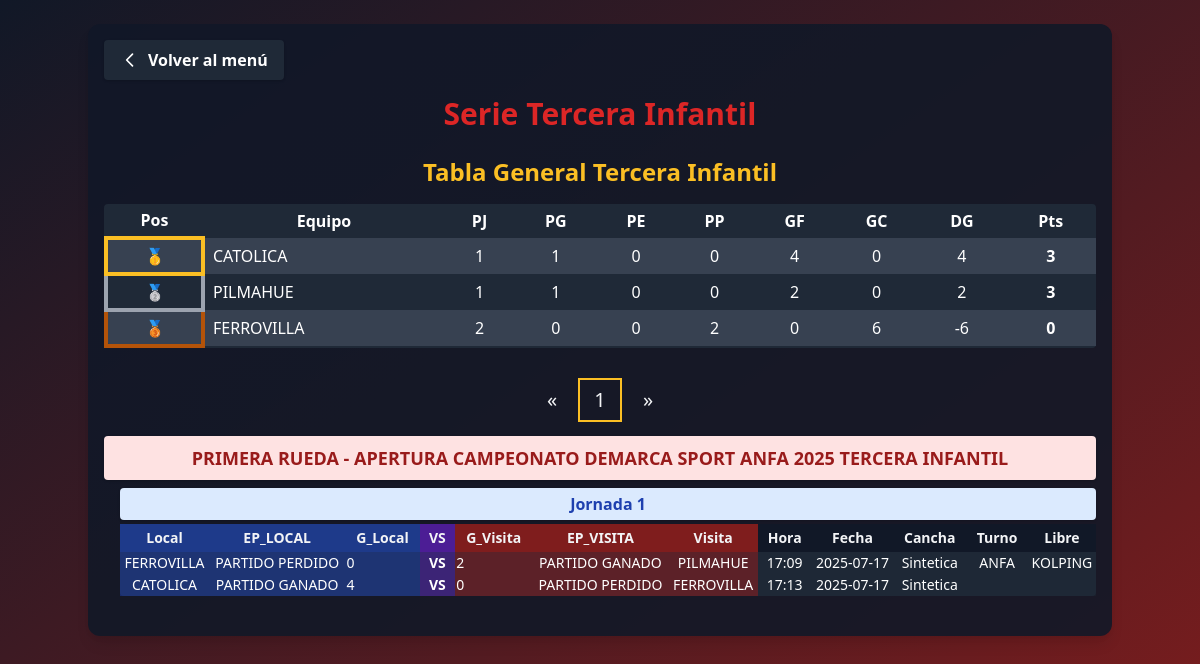
The page /serie_tercera_infantil/ on the database its author committed.
### app_main/models.py (models this page shows, shortened)
class Clubes(models.Model):
    club = models.CharField(max_length=100, unique=True)
    super_seniors = models.BooleanField(default=False)
    seniors = models.BooleanField(default=False)
    honor = models.BooleanField(default=False)
    segunda_honor = models.BooleanField(default=False)
    juveniles = models.BooleanField(default=False)
    primera_infantil = models.BooleanField(default=False)
    segunda_infantil = models.BooleanField(default=False)
    tercera_infantil = models.BooleanField(default=False)
    femenino = models.BooleanField(default=False)
    def __str__(self):
        return self.club

class Fase(models.Model):
    nombre = models.CharField(max_length=100, unique=True)

class Jornada(models.Model):
    fase = models.ForeignKey(Fase, on_delete=models.CASCADE, related_name='jornadas')
    nombre = models.CharField(max_length=100)

class SerieTerceraInfantil(models.Model):
    ESTADO_PARTIDO_CHOICES = [
        ('PARTIDO GANADO', 'PARTIDO GANADO'),
        ('PARTIDO EMPATADO', 'PARTIDO EMPATADO'),
        ('PARTIDO PERDIDO', 'PARTIDO PERDIDO'),
    ]
    jornada = models.ForeignKey(Jornada, on_delete=models.CASCADE, related_name='partidos_tercera_infantil')
    equipo_local = models.ForeignKey('Clubes', on_delete=models.CASCADE, related_name='partidos_local_tercera_infantil')
    estado_partido_local = models.CharField(max_length=50, choices=ESTADO_PARTIDO_CHOICES)
    goles_local = models.PositiveSmallIntegerField()
    goles_visita = models.PositiveSmallIntegerField()
    estado_partido_visita = models.CharField(max_length=50, choices=ESTADO_PARTIDO_CHOICES)
    equipo_visita = models.ForeignKey('Clubes', on_delete=models.CASCADE, related_name='partidos_visita_tercera_infantil')
    horario = models.TimeField(null=True, blank=True)
    fecha = models.DateField(null=True, blank=True)
    cancha = models.CharField(max_length=100, blank=True, default="")
    turno = models.CharField(max_length=50)
    libre = models.CharField(max_length=100, blank=True, default="")

### app_main/views.py (the view, shortened to what this page needs)
# urls.py: path('serie_tercera_infantil/', views.serie_tercera_infantil, name='serie_tercera_infantil'),
def serie_tercera_infantil(request):
    fases = Fase.objects.filter(nombre__icontains="TERCERA INFANTIL").prefetch_related('jornadas__partidos_tercera_infantil')
    clubes = Clubes.objects.all()
    jornadas = Jornada.objects.all()
    tablero_general = calcular_tablero_general_tercera_infantil()
    return render(request, 'serie_tercera_infantil.html', {
        'fases': fases,
        'clubes': clubes,
        'jornadas': jornadas,
        'estado_choices': SerieTerceraInfantil.ESTADO_PARTIDO_CHOICES,
        'tablero_general': tablero_general,
    })

### app_main/templates/serie_tercera_infantil.html (shortened to what this page needs)
{% load static %}
<!DOCTYPE html>
<html>
<head>
    <link href="https://cdn.jsdelivr.net/npm/tailwindcss@2.2.19/dist/tailwind.min.css" rel="stylesheet"/>
</head>
<body class="bg-gradient-to-br from-gray-900 to-red-900 min-h-screen text-gray-100">
    <div class="container mx-auto p-4 bg-gray-900 bg-opacity-90 rounded-xl shadow-lg mt-6">
        <div class="flex items-center mb-4">
            <a href="{% url 'menu' %}" class="bg-gray-800 hover:bg-gray-700 text-white font-bold py-2 px-4 rounded shadow transition flex items-center">
                <svg class="w-5 h-5 mr-2" fill="none" stroke="currentColor" stroke-width="2" viewBox="0 0 24 24">
                    <path stroke-linecap="round" stroke-linejoin="round" d="M15 19l-7-7 7-7" />
                </svg>
                Volver al menú
            </a>
        </div>
        <h1 class="text-3xl font-extrabold text-red-600 mb-6 text-center drop-shadow">Serie Tercera Infantil</h1>
        <h2 class="text-2xl font-bold text-center text-yellow-400 mb-4">Tabla General Tercera Infantil</h2>
        <div class="w-full mb-8">
            <div class="overflow-x-auto">
                <table class="min-w-full bg-gray-800 text-white rounded">
                    <thead>
                        <tr>
                            <th class="px-2 py-1">Pos</th>
                            <th class="px-2 py-1">Equipo</th>
                            <th class="px-2 py-1">PJ</th>
                            <th class="px-2 py-1">PG</th>
                            <th class="px-2 py-1">PE</th>
                            <th class="px-2 py-1">PP</th>
                            <th class="px-2 py-1">GF</th>
                            <th class="px-2 py-1">GC</th>
                            <th class="px-2 py-1">DG</th>
                            <th class="px-2 py-1">Pts</th>
                        </tr>
                    </thead>
                    <tbody>
                        {% for row in tablero_general %}
                        <tr class="{% cycle 'bg-gray-700' 'bg-gray-800' %}">
        <td class="px-2 py-1 text-center
            {% if forloop.counter == 1 %} border-4 border-yellow-400 rounded-lg font-bold {% endif %}
            {% if forloop.counter == 2 %} border-4 border-gray-400 rounded-lg font-bold {% endif %}
            {% if forloop.counter == 3 %} border-4 border-yellow-700 rounded-lg font-bold {% endif %}
        ">
            {% if forloop.counter == 1 %}
                🥇
            {% elif forloop.counter == 2 %}
                🥈
            {% elif forloop.counter == 3 %}
                🥉
            {% else %}
                {{ forloop.counter }}
            {% endif %}
        </td>
        <td class="px-2 py-1">{{ row.equipo }}</td>
        <td class="px-2 py-1 text-center">{{ row.PJ }}</td>
        <td class="px-2 py-1 text-center">{{ row.PG }}</td>
        <td class="px-2 py-1 text-center">{{ row.PE }}</td>
        <td class="px-2 py-1 text-center">{{ row.PP }}</td>
        <td class="px-2 py-1 text-center">{{ row.GF }}</td>
        <td class="px-2 py-1 text-center">{{ row.GC }}</td>
        <td class="px-2 py-1 text-center">{{ row.DG }}</td>
        <td class="px-2 py-1 text-center font-bold">{{ row.Pts }}</td>
    </tr>
    {% endfor %}
</tbody>
                </table>
            </div>
        </div>
        {% if fases %}
        <div class="flex justify-center mb-4">
            <button type="button" id="fase-prev-btn" class="fase-pagination-btn" aria-label="Anterior">&laquo;</button>
            {% for fase in fases %}
                <button type="button" class="fase-pagination-btn" data-fase-index="{{ forloop.counter0 }}">{{ forloop.counter }}</button>
            {% endfor %}
            <button type="button" id="fase-next-btn" class="fase-pagination-btn" aria-label="Siguiente">&raquo;</button>
        </div>
        {% endif %}
        <div id="fases-container">
        {% for fase in fases %}
            <div class="fase-page{% if forloop.first %} active{% endif %}" data-fase-index="{{ forloop.counter0 }}">
                <div class="bg-red-100 text-red-800 font-bold rounded px-4 py-2 flex flex-col items-center justify-center mb-2 shadow">
                    <span class="text-lg text-center w-full">{{ fase.nombre }}</span>
                </div>
                <div class="ml-4 mb-6">
                    {% for jornada in fase.jornadas.all %}
                        <div class="bg-blue-100 text-blue-800 font-semibold rounded px-3 py-1 flex flex-col items-center justify-center mb-1 shadow">
                            <span class="text-base text-center w-full">{{ jornada.nombre }}</span>
                        </div>
                        <form method="post" class="mb-4">
                            <div class="overflow-x-auto">
                            <table class="min-w-full text-xs md:text-sm bg-gray-800 rounded shadow">
                                <thead>
                                    <tr>
                                        <th class="px-2 py-1 bg-blue-900">Local</th>
                                        <th class="px-2 py-1 bg-blue-900">EP_LOCAL</th>
                                        <th class="px-2 py-1 bg-blue-900">G_Local</th>
                                        <th class="px-2 py-1 bg-purple-900">VS</th>
                                        <th class="px-2 py-1 bg-red-900">G_Visita</th>
                                        <th class="px-2 py-1 bg-red-900">EP_VISITA</th>
                                        <th class="px-2 py-1 bg-red-900">Visita</th>
                                        <th class="px-2 py-1 bg-gray-900">Hora</th>
                                        <th class="px-2 py-1 bg-gray-900">Fecha</th>
                                        <th class="px-2 py-1 bg-gray-900">Cancha</th>
                                        <th class="px-2 py-1 bg-gray-900">Turno</th>
                                        <th class="px-2 py-1 bg-gray-900">Libre</th>
                                    </tr>
                                </thead>
                                <tbody>
                                    {% for sh in jornada.partidos_tercera_infantil.all %}
                                    <tr id="jornada-{{ jornada.id }}-partido-{{ sh.id }}">
                                        <td class="text-center text-white bg-blue-800 bg-opacity-50">{{ sh.equipo_local.club }}</td>
                                        <td class="text-center text-white bg-blue-800 bg-opacity-50">{{ sh.estado_partido_local }}</td>
                                        <td class="bg-blue-800 bg-opacity-50">
                                            {% if user.is_authenticated %}
                                            <input type="number" name="goles_local_{{ sh.id }}" value="{{ sh.goles_local }}" min="0" class="bg-gray-900 text-white rounded w-16 px-1">
                                            {% else %}
                                            <span class="text-center text-white">{{ sh.goles_local }}</span>
                                            {% endif %}
                                        </td>
                                        <td class="text-center text-white bg-purple-800 bg-opacity-50 font-bold">VS</td>
                                        <td class="bg-red-800 bg-opacity-50">
                                            {% if user.is_authenticated %}
                                            <input type="number" name="goles_visita_{{ sh.id }}" value="{{ sh.goles_visita }}" min="0" class="bg-gray-900 text-white rounded w-16 px-1">
                                            {% else %}
                                            <span class="text-center text-white">{{ sh.goles_visita }}</span>
                                            {% endif %}
                                        </td>
                                        <td class="text-center text-white bg-red-800 bg-opacity-50">{{ sh.estado_partido_visita }}</td>
                                        <td class="text-center text-white bg-red-800 bg-opacity-50">{{ sh.equipo_visita.club }}</td>
                                        <td class="text-center text-white bg-gray-800 bg-opacity-50">{{ sh.horario }}</td>
                                        <td class="text-center text-white bg-gray-800 bg-opacity-50">{{ sh.fecha|date:'Y-m-d' }}</td>
                                        <td class="text-center text-white bg-gray-800 bg-opacity-50">{{ sh.cancha }}</td>
                                        <td class="text-center text-white bg-gray-800 bg-opacity-50">{{ sh.turno }}</td>
                                        <td class="text-center text-white bg-gray-800 bg-opacity-50">{{ sh.libre }}</td>
                                    </tr>
                                    {% empty %}
                                    <tr><td colspan="{% if user.is_authenticated %}13{% else %}12{% endif %}" class="text-center text-gray-400">No hay partidos en esta jornada.</td></tr>
                                    {% endfor %}
                                </tbody>
                            </table>
                            </div>
                        </form>
                    {% empty %}
                        <div class="text-gray-400 mb-4 text-center">No hay jornadas en esta fase.</div>
                    {% endfor %}
                </div>
            </div>
        {% empty %}
            <div class="text-gray-400 text-center">No hay fases creadas.</div>
        {% endfor %}
        </div>
    </div>
</body>
</html>

### app_main/templates/serie_tercera_infantil.html (style rules this page uses)
.fase-page { display: none; }
.fase-page.active { display: block; }
.fase-pagination-btn { @apply bg-red-600 hover:bg-red-700 text-white font-bold rounded-lg shadow transition; width: 2.5rem; height: 2.5rem; min-width: 2.5rem; min-height: 2.5rem; display: flex; align-items: center; justify-content: center; margin: 0 0.25rem; font-size: 1.25rem; border: 2px solid transparent; box-sizing: border-box; }
.fase-pagination-btn.active { @apply bg-yellow-400 text-red-900 border-yellow-500; border-width: 2px; box-shadow: 0 0 0 2px #fbbf24; }

### rows shown on the page
Clubes: equipo "CATOLICA", PJ "1", PG "1", PE "0", PP "0", GF "4", GC "0", DG "4", Pts "3"
Clubes: equipo "PILMAHUE", PJ "1", PG "1", PE "0", PP "0", GF "2", GC "0", DG "2", Pts "3"
Clubes: equipo "FERROVILLA", PJ "2", PG "0", PE "0", PP "2", GF "0", GC "6", DG "-6", Pts "0"
Fase: nombre "PRIMERA RUEDA - APERTURA CAMPEONATO DEMARCA SPORT ANFA 2025 TERCERA INFANTIL"
Jornada: nombre "Jornada 1"
SerieTerceraInfantil: equipo_local.club "FERROVILLA", estado_partido_local "PARTIDO PERDIDO", goles_local "0", goles_visita "2", estado_partido_visita "PARTIDO GANADO", equipo_visita.club "PILMAHUE", horario "17:09", fecha "2025-07-17", cancha "Sintetica", turno "ANFA", libre "KOLPING"
SerieTerceraInfantil: equipo_local.club "CATOLICA", estado_partido_local "PARTIDO GANADO", goles_local "4", goles_visita "0", estado_partido_visita "PARTIDO PERDIDO", equipo_visita.club "FERROVILLA", horario "17:13", fecha "2025-07-17", cancha "Sintetica"
